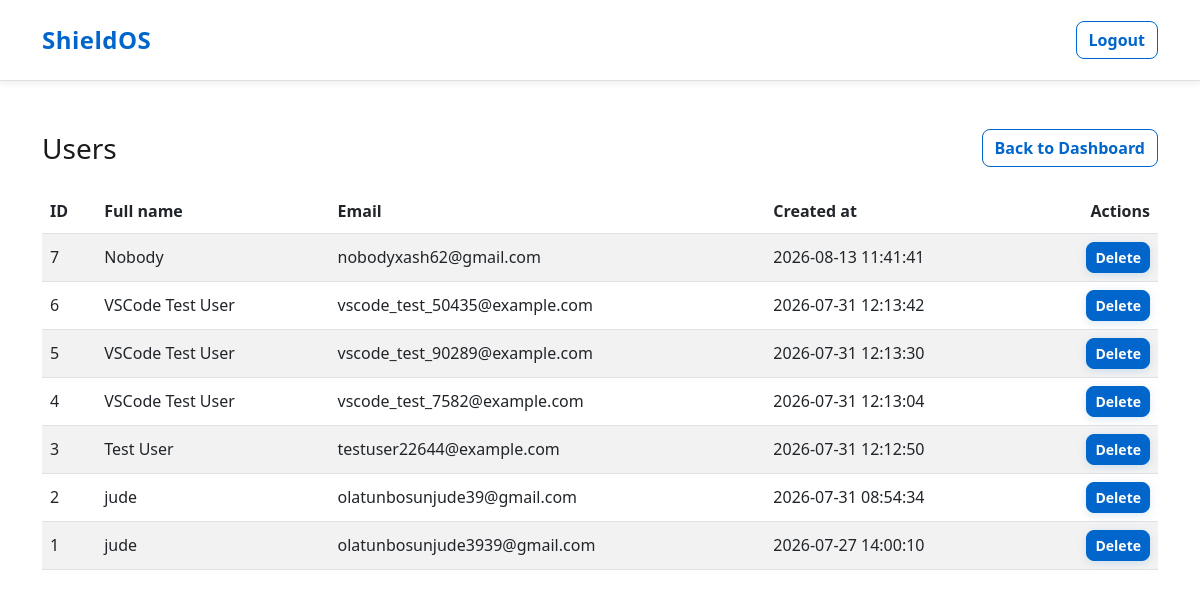
The page /users.php (signed in) on the database as committed earlier.
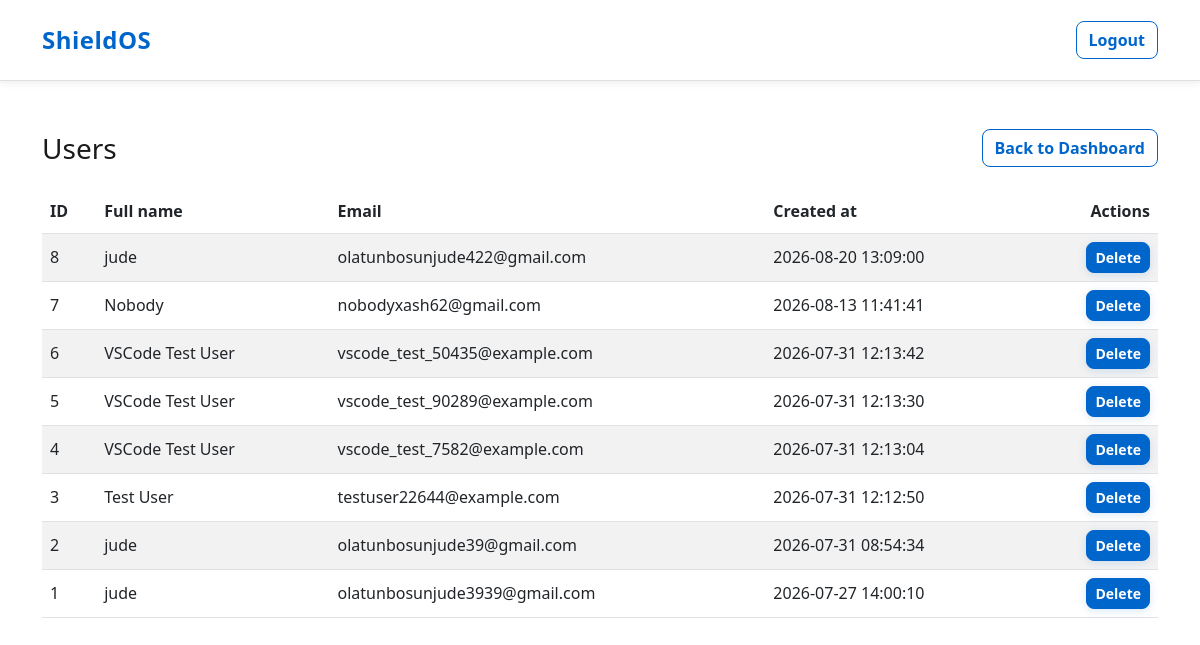
The same page on the database as committed later.
### tables this page shows
CREATE TABLE users (
            id INTEGER PRIMARY KEY AUTOINCREMENT,
            full_name TEXT NOT NULL,
            email TEXT NOT NULL UNIQUE,
            password_hash TEXT NOT NULL,
            created_at DATETIME DEFAULT CURRENT_TIMESTAMP
        );

### users.php (the view, shortened to what this page needs)
<?php
require_once __DIR__ . '/auth.php';
$stmt = $pdo->query('SELECT id, full_name, email, created_at FROM users ORDER BY created_at DESC');
$users = $stmt->fetchAll();
?>
<!DOCTYPE html>
<html lang="en">
<head>
    <link href="https://cdn.jsdelivr.net/npm/bootstrap@5.3.0/dist/css/bootstrap.min.css" rel="stylesheet">
    <link rel="stylesheet" href="https://cdnjs.cloudflare.com/ajax/libs/font-awesome/6.4.0/css/all.min.css">
    <link rel="stylesheet" href="style.css">
</head>
<body>
<nav class="navbar navbar-expand-lg navbar-light bg-white">
  <div class="container">
    <a class="navbar-brand" href="index.php">ShieldOS</a>
    <div class="ms-auto">
      <a href="logout.php" class="btn btn-outline-light">Logout</a>
    </div>
  </div>
</nav>
<div class="container py-5">
    <div class="d-flex justify-content-between align-items-center mb-4">
        <h3 class="mb-0">Users</h3>
        <a href="index.php" class="btn btn-custom">Back to Dashboard</a>
    </div>
    <?php if (count($users) === 0): ?>
        <div class="alert alert-info">No users found in the database.</div>
    <?php else: ?>
        <div class="table-responsive">
            <table class="table table-striped align-middle">
                <thead>
                    <tr>
                        <th>ID</th>
                        <th>Full name</th>
                        <th>Email</th>
                        <th>Created at</th>
                        <th class="text-end">Actions</th>
                    </tr>
                </thead>
                <tbody>
                    <?php foreach ($users as $u): ?>
                        <tr>
                            <td data-label="ID"><?= (int)$u['id'] ?></td>
                            <td data-label="Full name"><?= htmlspecialchars($u['full_name']) ?></td>
                            <td data-label="Email"><?= htmlspecialchars($u['email']) ?></td>
                            <td data-label="Created at"><?= htmlspecialchars($u['created_at']) ?></td>
                            <td data-label="Action" class="text-end">
                                <form method="POST" action="users.php" onsubmit="return confirm('Are you sure you want to delete this user? This action cannot be undone.');" style="display:inline-block">
                                    <button type="submit" class="btn btn-sm btn-danger">Delete</button>
                                </form>
                            </td>
                        </tr>
                    <?php endforeach; ?>
                </tbody>
            </table>
        </div>
    <?php endif; ?>
</div>
</body>
</html>

Rows that differ between the two databases and show on the page:
added users: id "8", full_name "jude", email "olatunbosunjude422@gmail.com", created_at "2026-08-20 13:09:00"
